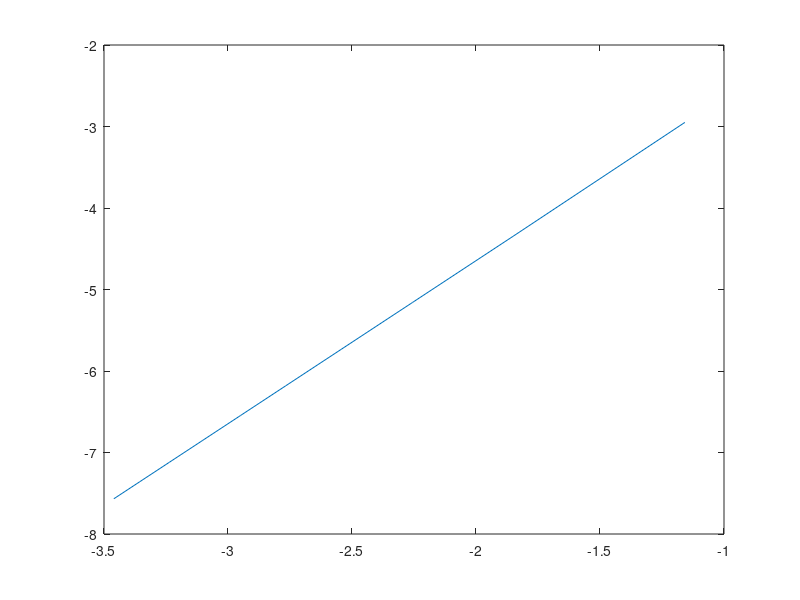

Reproduce this figure in MATLAB.
%BVP: y'' + lambda*x = 0
%BCs: y(0) = 1, y(pi) = 1 
clear
c = 10:10:100;
error = zeros(1,length(c));

for j = 1:length(c)
    n = c(j);
    h = pi/n;
    k = 1:n+1;
    a = zeros(n-1);
    b = zeros(n-1,1);
    alpha = 1;
    beta = alpha;
    b(1,1) = -alpha/h^2;
    b(end,1) = -beta/h^2;
    lambda = 4;
    for i = 1:n-1
        if i == n-1
            a(i,i) = -2/h^2 + lambda;
        else
            a(i,i) = -2/h^2 + lambda;
            a(i+1,i) = 1/h^2;
            a(i,i+1) = 1/h^2;
        end
    end
y = linsolve(a,b);
ynew = [1;y;1];
error(j) = h*sum(abs(cos(2*(k-1)*h)-ynew(k)')); 
end

d = log(pi./c);
e = log(error);
plot(d,e)